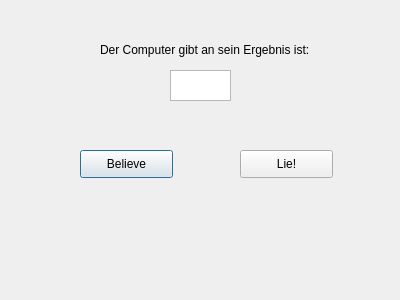
<?xml version="1.0" encoding="UTF-8"?>
<ui version="4.0">
 <class>computerMove</class>
 <widget class="QDialog" name="computerMove">
  <property name="geometry">
   <rect>
    <x>0</x>
    <y>0</y>
    <width>400</width>
    <height>300</height>
   </rect>
  </property>
  <property name="windowTitle">
   <string>Dialog</string>
  </property>
  <widget class="QLabel" name="labelComputer">
   <property name="geometry">
    <rect>
     <x>100</x>
     <y>40</y>
     <width>231</width>
     <height>20</height>
    </rect>
   </property>
   <property name="text">
    <string>Der Computer gibt an sein Ergebnis ist:</string>
   </property>
  </widget>
  <widget class="QTextBrowser" name="computerResult">
   <property name="geometry">
    <rect>
     <x>170</x>
     <y>70</y>
     <width>61</width>
     <height>31</height>
    </rect>
   </property>
   <property name="placeholderText">
    <string/>
   </property>
  </widget>
  <widget class="QPushButton" name="buttonBelieve">
   <property name="geometry">
    <rect>
     <x>80</x>
     <y>150</y>
     <width>93</width>
     <height>28</height>
    </rect>
   </property>
   <property name="text">
    <string>Believe</string>
   </property>
  </widget>
  <widget class="QPushButton" name="buttonLie">
   <property name="geometry">
    <rect>
     <x>240</x>
     <y>150</y>
     <width>93</width>
     <height>28</height>
    </rect>
   </property>
   <property name="text">
    <string>Lie!</string>
   </property>
  </widget>
 </widget>
 <resources/>
 <connections/>
</ui>
